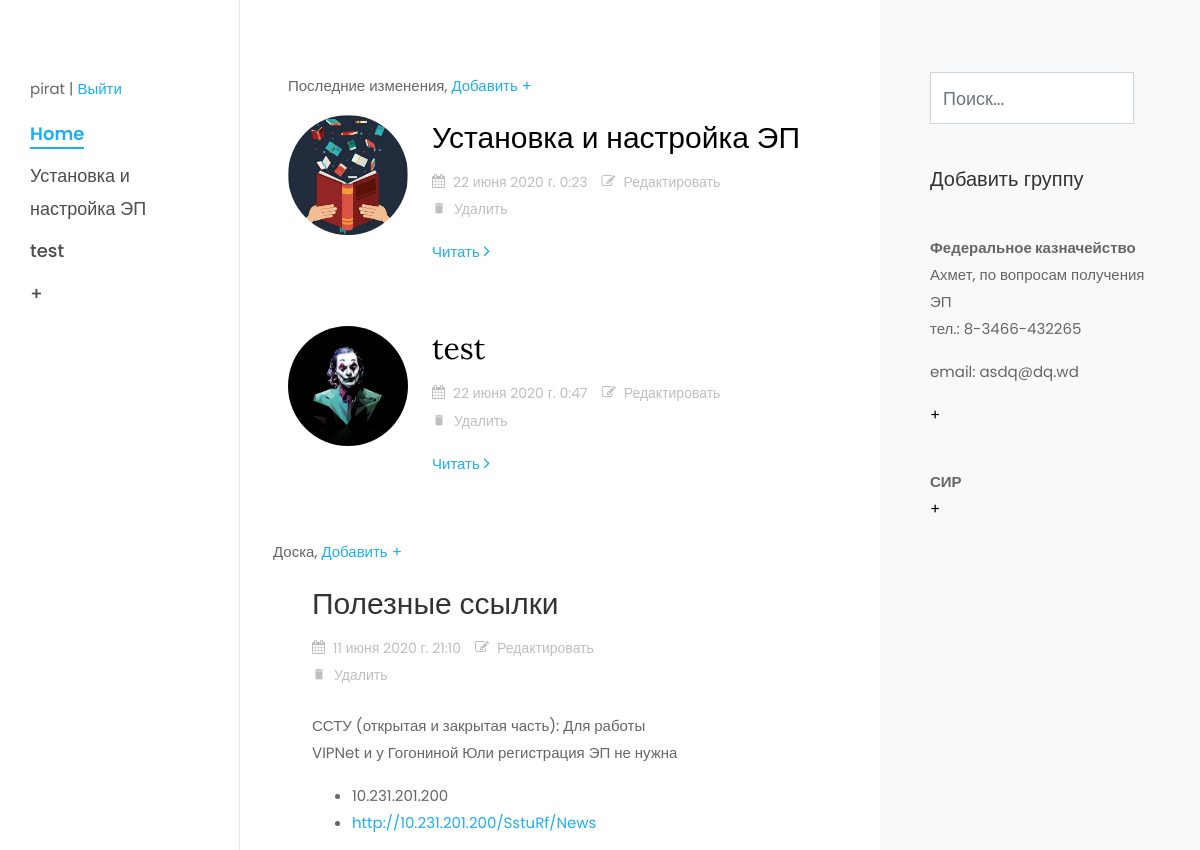
Before: / (signed in, upper part) with the older database file.
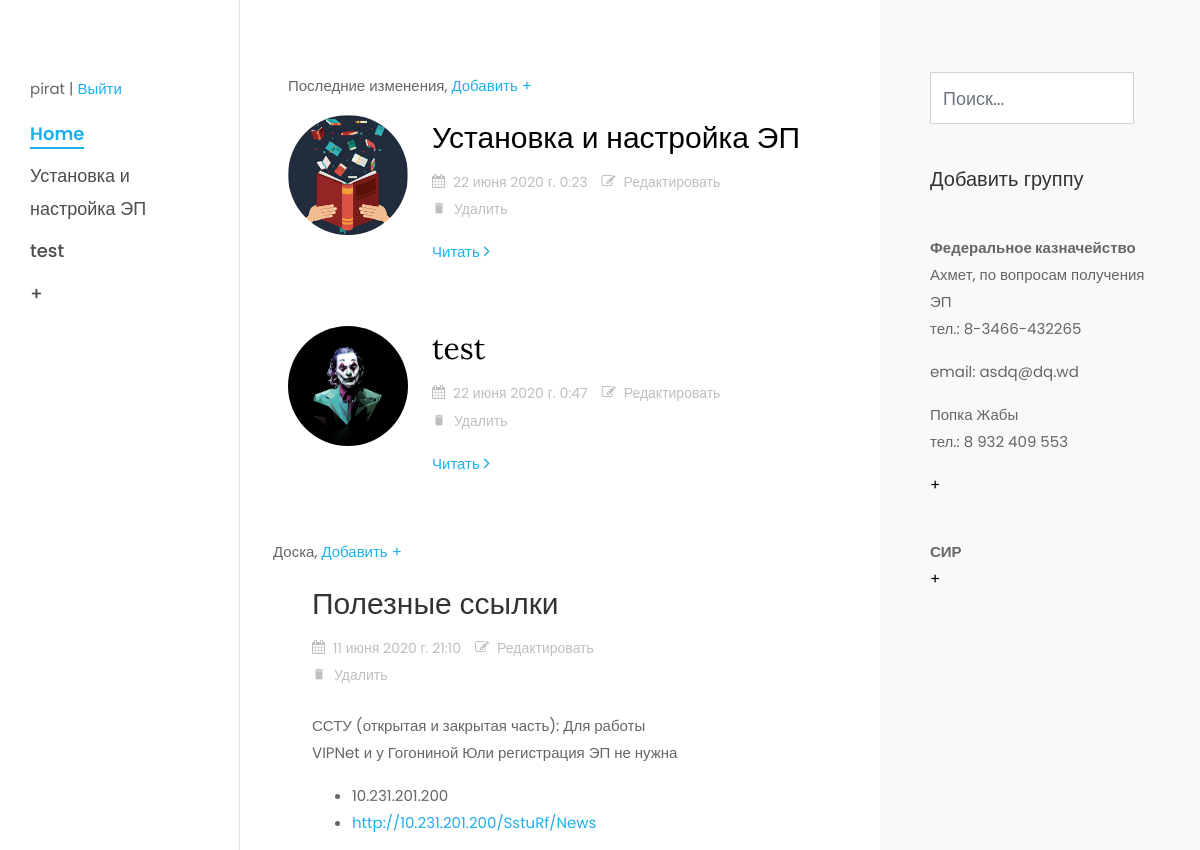
After: the same page with the newer database file.
### wiki/models.py (models this page shows, shortened)
class PostModel(models.Model):
    user = models.ForeignKey(settings.AUTH_USER_MODEL, on_delete=models.SET_NULL, null=True)
    title = models.CharField('Название статьи', max_length=150)
    img = models.ImageField('Логотип', upload_to='images/', default='images/images.jpg')
    slug = models.SlugField('Сылка поста', max_length=150, unique=True)
    description = models.TextField('Описание')
    date_create = models.DateTimeField('Дата создания', auto_now_add=True, blank=True)
    date_update = models.DateTimeField('Дата изменения', auto_now=True, blank=True)
    draft = models.BooleanField('Опубликовать', default=True)
    border = models.BooleanField('Доска', default=False)
    def get_absolute_url(self):
        return reverse('postmodel_detail', kwargs={"slug": self.slug})
    class Meta:
        verbose_name = 'Пост'
        verbose_name_plural = 'Посты'

class GroupModel(models.Model):
    user = models.ForeignKey(settings.AUTH_USER_MODEL, on_delete=models.SET_NULL, null=True)
    name = models.CharField('Название группы', max_length=150)
    date_create = models.DateTimeField('Дата создания', auto_now_add=True, blank=True)
    date_update = models.DateTimeField('Дата изменения', auto_now=True, blank=True)
    draft = models.BooleanField('Опубликовать', default=True)
    class Meta:
        verbose_name = 'Группа'
        verbose_name_plural = 'Группы'

class PhoneModel(models.Model):
    user = models.ForeignKey(settings.AUTH_USER_MODEL, on_delete=models.SET_NULL, null=True)
    name = models.CharField('Имя контакта', max_length=150)
    group = models.ForeignKey(GroupModel, verbose_name='Група контактов', on_delete=models.CASCADE)
    email = models.EmailField('Email адрес', blank=True)
    phone = models.CharField('Номер телефона', max_length=13)
    date_create = models.DateTimeField('Дата создания', auto_now_add=True, blank=True)
    date_update = models.DateTimeField('Дата изменения', auto_now=True, blank=True)
    draft = models.BooleanField('Опубликовать', default=True)
    class Meta:
        verbose_name = 'Контакт'
        verbose_name_plural = 'Контакты'

### wiki/views.py (the view)
# urls.py: path('', views.PostListView.as_view(), name='postmodel_list'),
class PostListView(LoginRequiredMixin, ListView, Phone, Post, Desk):
    queryset = PostModel.objects.filter(draft=True, border=False)[:3]

### wiki/views.py (called while the page is built)
    def get_phone(self):
        return GroupModel.objects.all()

    def get_desk(self):
        return PostModel.objects.filter(border=True, draft=True)

    def get_post(self):
        return PostModel.objects.filter(border=False, draft=True)

### templates/wiki/postmodel_list.html
{% extends 'base.html' %}
{% load static %}
{% block content %}
    <div class="col-xl-8 py-5 px-md-5">
        <div class="row pt-md-4">
            <div class="col-md-12">
                <p>Последние изменения, <a href="{% url 'postmodel_create' %}">Добавить +</a></p>
            </div>
            {% for post in postmodel_list %}
                <div class="col-md-12">
                    <div class="blog-entry ftco-animate d-md-flex">
                        <a href="{{ post.get_absolute_url }}" class="img img-2"
                           style="background-image: url({{ post.img.url }});"></a>
                        <div class="text text-2 pl-md-4">
                            <h3 class="mb-2"><a href="{{ post.get_absolute_url }}">{{ post.title }}</a>
                            </h3>
                            <div class="meta-wrap">
                                <p class="meta">
                                    <a href="{{ post.get_absolute_url }}"><span><i
                                            class="icon-calendar mr-2"></i>{{ post.date_update }}</span></a>
                                    <a href="{% url 'postmodel_update' slug=post.slug %}"><span><i
                                            class="icon-edit mr-2"></i>Редактировать</span></a>
                                    <a href="{% url 'postmodel_delete' slug=post.slug %}"><span><i
                                            class="icon-delete mr-2"></i>Удалить</span></a>
                                </p>
                            </div>
                            <p><a href="{{ post.get_absolute_url }}" class="btn-custom">Читать <span
                                    class="ion-ios-arrow-forward"></span></a></p>
                        </div>
                    </div>
                </div>
            {% empty %}
                <p>Нет не одного поста для отображения</p>
            {% endfor %}
            <p>Доска, <a href="{% url 'postmodel_create' %}">Добавить +</a></p>
            {% for desk in view.get_desk %}
                <div class="col-md-12">
                    <div class="blog-entry ftco-animate d-md-flex">
                        <div class="text text-2 pl-md-4">
                            <h3 class="mb-2">{{ desk.title }}</h3>
                            <div class="meta-wrap">
                                <p class="meta">
                                                    <span><i
                                                            class="icon-calendar mr-2"></i>{{ desk.date_update }}</span></a>
                                    <a href="{% url 'postmodel_update' slug=desk.slug %}"><span><i
                                            class="icon-edit mr-2"></i>Редактировать</span></a>
                                    <a href="{% url 'postmodel_delete' slug=desk.slug %}"><span><i
                                            class="icon-delete mr-2"></i>Удалить</span></a>
                                </p>
                            </div>
                            <p class="mb-4">{{ desk.description|safe }}</p>
                        </div>
                    </div>
                </div>
            {% endfor %}
        </div>
    </div>
{% endblock content %}

### templates/base.html (shortened to what this page needs)
{% load static %}
{% load account %}
{% load i18n %}
{% load account socialaccount %}
<!DOCTYPE html>
<html lang="en">
{% include 'include/head.html' %}
<body>
<div id="colorlib-page">
    <aside id="colorlib-aside" role="complementary" class="js-fullheight">
        {% include 'include/mainmenu.html' %}
    </aside>
    <div id="colorlib-main">
        <section class="ftco-section ftco-no-pt ftco-no-pb">
            <div class="container">
                <div class="row d-flex">
                    {% block content %}
                    {% endblock content %}
                    {% include 'include/sidebar.html' %}
                </div>
            </div>
        </section>
    </div>
</div>
</body>
</html>

### templates/include/head.html (shortened to what this page needs)
{% load static %}
<head>
    <link rel="stylesheet" href="{% static "css/open-iconic-bootstrap.min.css" %}">
    <link rel="stylesheet" href="{% static "css/animate.css" %}">
    <link rel="stylesheet" href="{% static "css/owl.carousel.min.css" %}">
    <link rel="stylesheet" href="{% static "css/owl.theme.default.min.css" %}">
    <link rel="stylesheet" href="{% static "css/magnific-popup.css" %}">
    <link rel="stylesheet" href="{% static "css/aos.css" %}">
    <link rel="stylesheet" href="{% static "css/ionicons.min.css" %}">
    <link rel="stylesheet" href="{% static "css/bootstrap-datepicker.css" %}">
    <link rel="stylesheet" href="{% static "css/jquery.timepicker.css" %}">
    <link rel="stylesheet" href="{% static "css/flaticon.css" %}">
    <link rel="stylesheet" href="{% static "css/icomoon.css" %}">
    <link rel="stylesheet" href="{% static "css/style.css" %}">
</head>

### templates/include/mainmenu.html (shortened to what this page needs)
{% load account %}
<nav id="colorlib-main-menu" role="navigation">
    {% if user.is_authenticated %}
        <p> {% user_display user %}
            <span>|</span>
            <a href="#" class="myBtn" data-modal="myModal1"> Выйти</a></p>
        <ul>
            <li class="colorlib-active"><a href="{% url 'postmodel_list' %}">Home</a></li>
            {% for name in view.get_post %}
                <div class="holder">
                    <li><a href="{{ name.get_absolute_url }}">{{ name.title }}</a>
                    </li>
                </div>
            {% endfor %}
            <li><a href="{% url 'postmodel_create' %}">+</a></li>
        </ul>
        </nav>
    {% endif %}

### templates/include/sidebar.html (shortened to what this page needs)
{% if user.is_authenticated %}
    <div class="col-xl-4 sidebar ftco-animate bg-light pt-5">
        <div class="sidebar-box pt-md-4">
            <form action="{% url 'search' %}" method="get" class="d-flex editContent">
                <input type="search" placeholder="Поиск..." name="q" class="form-control" required="">
                <button type="submit" class="btn1 btn">
                </button>
            </form>
        </div>
        <div class="sidebar-box ftco-animate">
            <a href="{% url 'groupmodel_create' %}"><h5 class="sidebar-heading">Добавить группу</h5></a>
        </div>
        {% for group in view.get_phone %}
            <div class="sidebar-box ftco-animate">
                <div class="poster">
                    <strong>{{ group.name }}</strong>
                </div>
                <ul class="categories">
                    {% for phone_number in group.phonemodel_set.all %}
               <div class="poster">
                        <li>{{ phone_number.name }}
                            <p>тел.: {{ phone_number.phone }}</p>
                            {% if phone_number.email != "" %}
                                <p>email: {{ phone_number.email }}</p>
                            {% endif %}
                        </li>
                        </div>
                    {% endfor %}
                    <li><a href="{% url 'phonemodel_create' %}">+</a></li>
                </ul>
            </div>
        {% endfor %}
    </div>
{% endif %}

### static/css/icomoon.css (style rules this page uses)
[class^="icon-"], [class*=" icon-"] { font-family: 'icomoon' !important; speak: none; font-style: normal; font-weight: normal; font-variant: normal; text-transform: none; line-height: 1; -webkit-font-smoothing: antialiased; -moz-osx-font-smoothing: grayscale; }
.icon-edit:before { content: "\f044"; }
.icon-calendar:before { content: "\f073"; }
.icon-delete:before { content: "\e872"; }

Changed rows visible on the page:
added PhoneModel: name "Попка Жабы", phone "8 932 409 553", shown under GroupModel "Федеральное казначейство"
